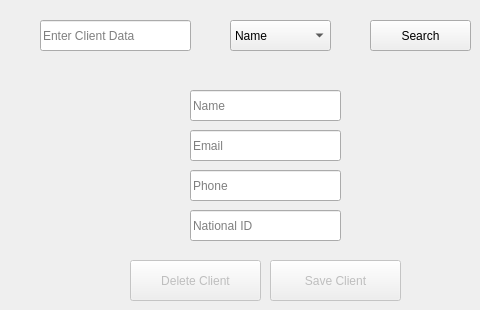
      <widget class="QWidget" name="tab_16">
       <attribute name="title">
        <string>Edit or DeleteClient</string>
       </attribute>
       <widget class="QLineEdit" name="lineEdit_22">
        <property name="geometry">
         <rect>
          <x>190</x>
          <y>130</y>
          <width>151</width>
          <height>31</height>
         </rect>
        </property>
        <property name="placeholderText">
         <string>Email</string>
        </property>
       </widget>
       <widget class="QPushButton" name="pushButton_18">
        <property name="enabled">
         <bool>false</bool>
        </property>
        <property name="geometry">
         <rect>
          <x>270</x>
          <y>260</y>
          <width>131</width>
          <height>41</height>
         </rect>
        </property>
        <property name="text">
         <string>Save Client</string>
        </property>
       </widget>
       <widget class="QLineEdit" name="lineEdit_23">
        <property name="geometry">
         <rect>
          <x>190</x>
          <y>210</y>
          <width>151</width>
          <height>31</height>
         </rect>
        </property>
        <property name="placeholderText">
         <string>National ID</string>
        </property>
       </widget>
       <widget class="QLineEdit" name="lineEdit_24">
        <property name="geometry">
         <rect>
          <x>190</x>
          <y>170</y>
          <width>151</width>
          <height>31</height>
         </rect>
        </property>
        <property name="placeholderText">
         <string>Phone</string>
        </property>
       </widget>
       <widget class="QLineEdit" name="lineEdit_25">
        <property name="geometry">
         <rect>
          <x>190</x>
          <y>90</y>
          <width>151</width>
          <height>31</height>
         </rect>
        </property>
        <property name="placeholderText">
         <string>Name</string>
        </property>
       </widget>
       <widget class="QPushButton" name="pushButton_19">
        <property name="geometry">
         <rect>
          <x>370</x>
          <y>20</y>
          <width>101</width>
          <height>31</height>
         </rect>
        </property>
        <property name="text">
         <string>Search</string>
        </property>
       </widget>
       <widget class="QComboBox" name="comboBox_16">
        <property name="geometry">
         <rect>
          <x>230</x>
          <y>20</y>
          <width>101</width>
          <height>31</height>
         </rect>
        </property>
        <item>
         <property name="text">
          <string>Name</string>
         </property>
        </item>
        <item>
         <property name="text">
          <string>Mail</string>
         </property>
        </item>
        <item>
         <property name="text">
          <string>Phone</string>
         </property>
        </item>
        <item>
         <property name="text">
          <string>National ID</string>
         </property>
        </item>
       </widget>
       <widget class="QLineEdit" name="lineEdit_21">
        <property name="geometry">
         <rect>
          <x>40</x>
          <y>20</y>
          <width>151</width>
          <height>31</height>
         </rect>
        </property>
        <property name="placeholderText">
         <string>Enter Client Data</string>
        </property>
       </widget>
       <widget class="QPushButton" name="pushButton_20">
        <property name="enabled">
         <bool>false</bool>
        </property>
        <property name="geometry">
         <rect>
          <x>130</x>
          <y>260</y>
          <width>131</width>
          <height>41</height>
         </rect>
        </property>
        <property name="text">
         <string>Delete Client</string>
        </property>
       </widget>
      </widget>
